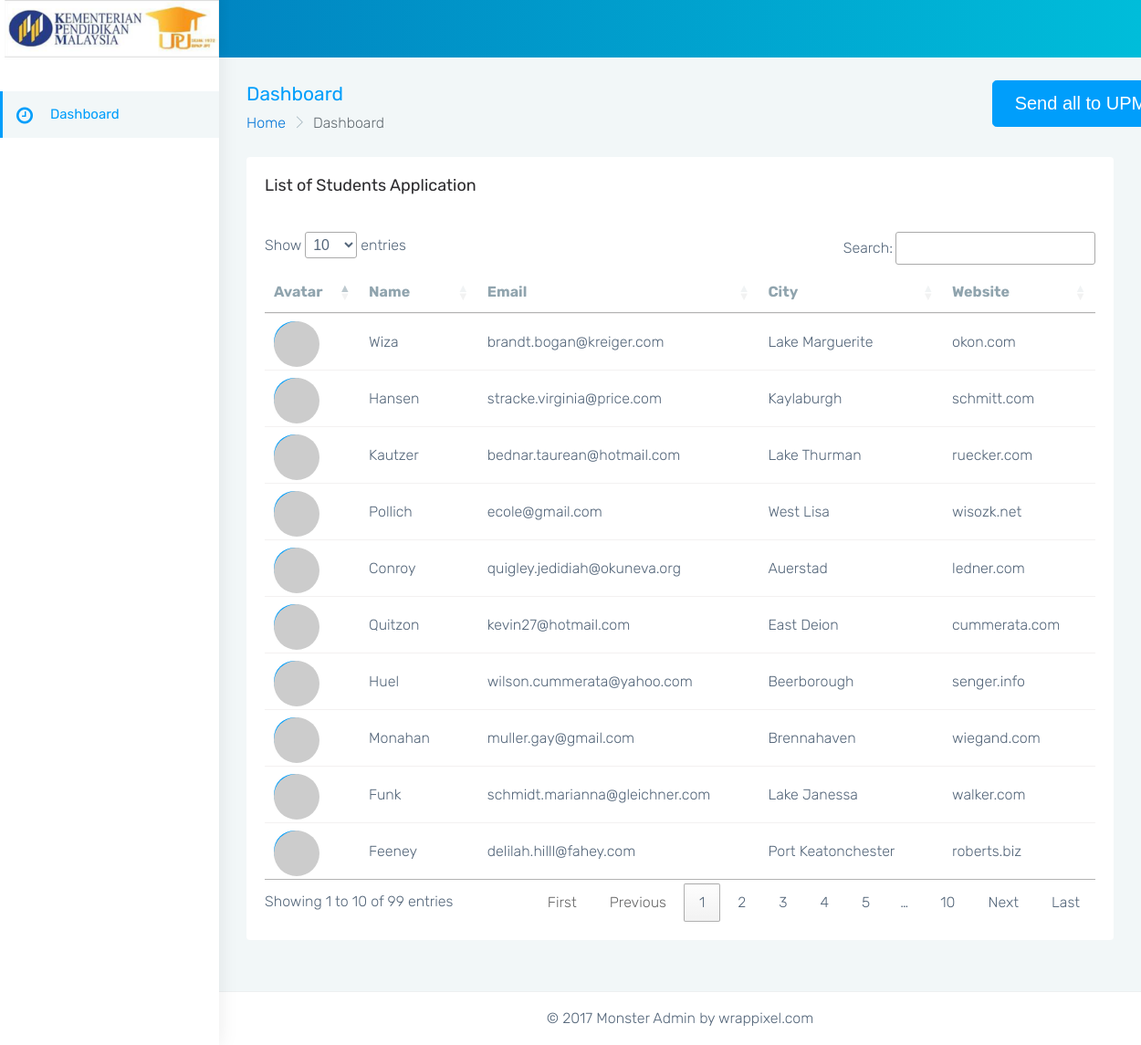
The app's page /dashboard/pages/index.php with its own data.
### tables this page shows
CREATE TABLE `employee` (
  `emp_id` int(5) NOT NULL,
  `name` varchar(255) NOT NULL,
  `email` varchar(255) NOT NULL,
  `city` varchar(255) NOT NULL,
  `website` varchar(255) NOT NULL,
  `avatar` varchar(255) NOT NULL
);

### dashboard/pages/index.php (the view, shortened to what this page needs)
<?php
include_once 'conn/conn.php';
?>
<!DOCTYPE html>
<html lang="en">
<head>
    <link href="../assets/plugins/bootstrap/css/bootstrap.min.css" rel="stylesheet">
    <link href="css/style.css" rel="stylesheet">
    <link href="css/colors/blue.css" id="theme" rel="stylesheet">
    <link rel="stylesheet" type="text/css" href="//cdn.datatables.net/1.10.16/css/jquery.dataTables.css">
</head>
<body class="fix-header fix-sidebar card-no-border">
    <div id="main-wrapper">
        <header class="topbar">
            <nav class="navbar top-navbar navbar-toggleable-sm navbar-light">
                <div class="navbar-header">
                    <a class="navbar-brand" href="index.php">
                        <span>
                            <img src="../assets/images/logo-text.png" alt="homepage" style="width:98%" class="dark-logo" />
                        </span>
                    </a>
                </div>
            </nav>
        </header>
        <aside class="left-sidebar">
            <div class="scroll-sidebar">
                <nav class="sidebar-nav">
                    <ul id="sidebarnav">
                        <li>
                            <a href="index.php" class="waves-effect"><i class="fa fa-clock-o m-r-10" aria-hidden="true"></i>Dashboard</a>
                        </li>
                    </ul>
                </nav>
            </div>
        </aside>
        <div class="page-wrapper">
            <div class="container-fluid">
                <div class="row page-titles">
                    <div class="col-md-10 col-10 align-self-center">
                        <h3 class="text-themecolor m-b-0 m-t-0">Dashboard</h3>
                        <ol class="breadcrumb">
                            <li class="breadcrumb-item"><a href="javascript:void(0)">Home</a></li>
                            <li class="breadcrumb-item active">Dashboard</li>
                        </ol>
                    </div>
                    <div class="col-md-2 col-2">
                       <button type="button" class="btn btn-info btn-lg">Send all to UPM</button>
                    </div>
                </div>
                <div class="row">
                    <div class="col-sm-12">
                        <div class="card">
                            <div class="card-block">
                                <h4 class="card-title">List of Students Application</h4>
                                <div class="table-responsive m-t-40">
                                <table id="table_id"  class="table stylish-table">
                                    <thead>
                                        <tr>
                                            <th>Avatar</th>
                                            <th>Name</th>
                                            <th>Email</th>
                                            <th>City</th>
                                            <th>Website</th>
                                        </tr>
                                    </thead>
                                    <tbody>
                                    <?php
                                    $result = mysqli_query($con, "SELECT * FROM employee");
                                    while ($employees = mysqli_fetch_array($result)) {
                                        echo "<tr>";
                                        echo "<td><span class='round'><img src='" . $employees['avatar'] . "alt='user' width='50' </td>";
                                        echo "<td>" . $employees['name'] . "</td>";
                                        echo "<td>" . $employees['email'] . "</td>";
                                        echo "<td>" . $employees['city'] . "</td>";
                                        echo "<td>" . $employees['website'] . "</td>";
                                    }
                                    echo "</tr>";
                                    ?>
                                   </tbody>
                                   </table>
                                </div>
                            </div>
                        </div>
                    </div>
                </div>
            </div>
            <footer class="footer text-center">
                © 2017 Monster Admin by wrappixel.com
            </footer>
        </div>
    </div>
</body>
</html>

### dashboard/pages/css/colors/blue.css (style rules this page uses)
.topbar { background: #009efb; background: -moz-linear-gradient(left, #0178bc 0%, #00bdda 100%); background: -webkit-linear-gradient(left, #0178bc 0%, #00bdda 100%); background: linear-gradient(to right, #0178bc 0%, #00bdda 100%); }
.topbar .navbar-header { background: #ffffff; box-shadow: 4px -4px 10px rgba(0, 0, 0, 0.05); }
.text-themecolor { color: #009efb !important; }
.sidebar-nav { background: #fff; }
.sidebar-nav ul li a { color: #54667a; }
.sidebar-nav ul li a.active, .sidebar-nav ul li a:hover { color: #009efb; }
.sidebar-nav ul li a.active { color: #263238; }
.sidebar-nav > ul > li.active > a { border-left: 3px solid #009efb; color: #009efb; }
.sidebar-nav > ul > li.active > a i { color: #009efb; }
.sidebar-nav > ul > li > a { border-left: 3px solid #fff; }
.sidebar-nav > ul > li > a.active, .sidebar-nav > ul > li > a:hover { border-left: 3px solid #009efb; }
.sidebar-nav > ul > li > a.active i, .sidebar-nav > ul > li > a:hover i { color: #009efb; }
.sidebar-nav > ul > li > a i { color: #a6b7bf; }
.sidebar-nav > ul > li > a.active { font-weight: 400; background: #ffffff; color: #009efb; }

### records on screen
employee: name "Wiza", email "brandt.bogan@kreiger.com", city "Lake Marguerite", website "okon.com"
employee: name "Hansen", email "stracke.virginia@price.com", city "Kaylaburgh", website "schmitt.com"
employee: name "Kautzer", email "bednar.taurean@hotmail.com", city "Lake Thurman", website "ruecker.com"
employee: name "Pollich", email "ecole@gmail.com", city "West Lisa", website "wisozk.net"
employee: name "Conroy", email "quigley.jedidiah@okuneva.org", city "Auerstad", website "ledner.com"
employee: name "Quitzon", email "kevin27@hotmail.com", city "East Deion", website "cummerata.com"
employee: name "Huel", email "wilson.cummerata@yahoo.com", city "Beerborough", website "senger.info"
employee: name "Monahan", email "muller.gay@gmail.com", city "Brennahaven", website "wiegand.com"
employee: name "Funk", email "schmidt.marianna@gleichner.com", city "Lake Janessa", website "walker.com"
employee: name "Feeney", email "delilah.hilll@fahey.com", city "Port Keatonchester", website "roberts.biz"
